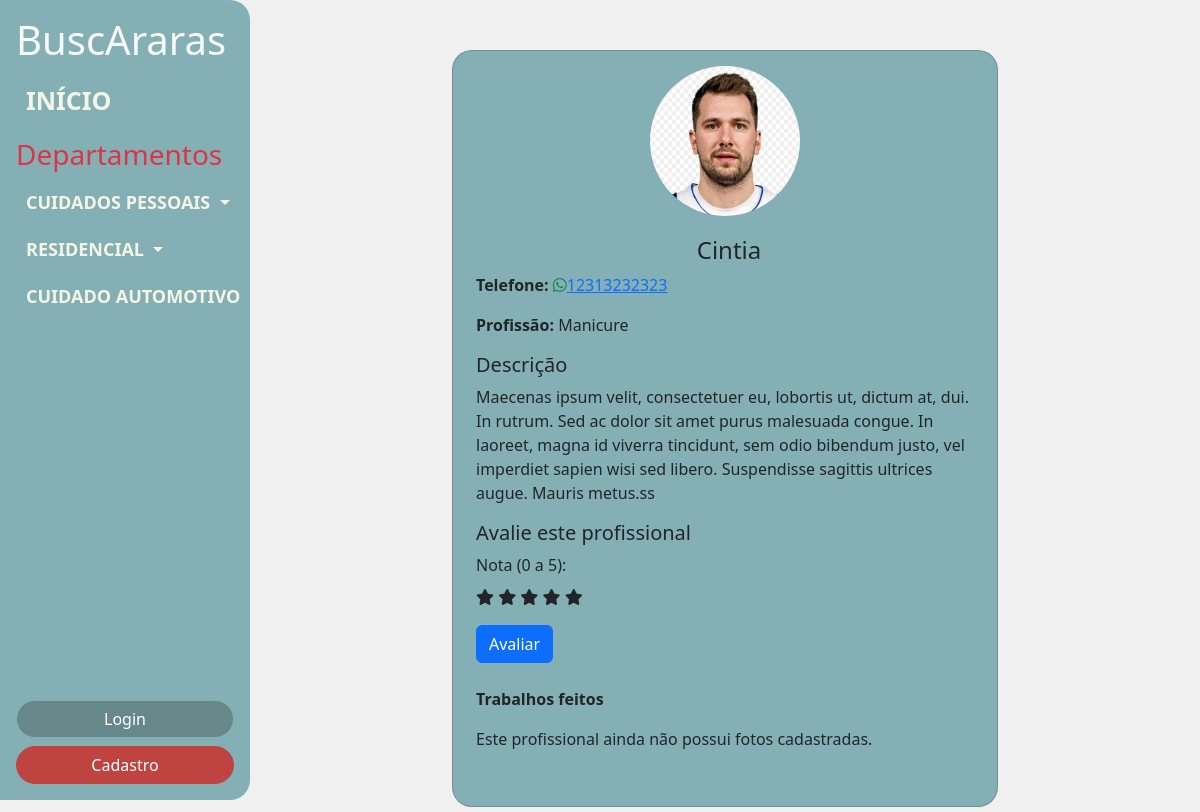
Screenshot of /buscararas/perfilunico.php?id=15 with the database file from the repository.
### tables this page shows
CREATE TABLE `profissional` (
  `id_profissional` int(11) NOT NULL,
  `nome_profissional` varchar(50) NOT NULL,
  `senha_profissional` varchar(255) NOT NULL,
  `descricao_profissional` text DEFAULT NULL,
  `email_profissional` varchar(50) NOT NULL,
  `tel_profissional` varchar(11) NOT NULL,
  `ranking_profissional` int(11) NOT NULL,
  `fk_departamentos_id_area` int(11) NOT NULL,
  `fk_profissoes_id_profissao` int(11) NOT NULL
);

CREATE TABLE `profissoes` (
  `id_profissao` int(11) NOT NULL,
  `nome_profissao` varchar(60) NOT NULL,
  `fk_departamentos_id_area` int(11) NOT NULL
);

### buscararas/perfilunico.php (the view, shortened to what this page needs)
<?php
include 'db.php';
$profissionalId = $_GET['id'];
try {
    $query = "SELECT * FROM profissional WHERE id_profissional = :id_profissional";
    $stmt = $conn->prepare($query);
    $stmt->bindParam(':id_profissional', $profissionalId, PDO::PARAM_INT);
    $stmt->execute();
    $profissional = $stmt->fetch(PDO::FETCH_ASSOC);
    $usuarioIp = $_SERVER['REMOTE_ADDR'];
    $avaliacaoQuery = "SELECT * FROM avaliacao WHERE fk_profissional_id_profissional = :id_profissional AND usuario_ip = :usuario_ip";
    $avaliacaoStmt = $conn->prepare($avaliacaoQuery);
    $avaliacaoStmt->bindParam(':id_profissional', $profissionalId, PDO::PARAM_INT);
    $avaliacaoStmt->bindParam(':usuario_ip', $usuarioIp, PDO::PARAM_STR);
    $avaliacaoStmt->execute();
    $avaliacaoExistente = $avaliacaoStmt->fetch(PDO::FETCH_ASSOC);
} catch (PDOException $e) {
    echo "<p class='text-danger'>Ocorreu um erro ao buscar o profissional. Por favor, tente novamente mais tarde.</p>";
    exit;
}
$sql_fotos = "SELECT caminho_foto FROM fotos_profissionais WHERE fk_profissional_id_profissional = :id_profissional";
$stmt_fotos = $conn->prepare($sql_fotos);
$stmt_fotos->bindParam(':id_profissional', $profissionalId, PDO::PARAM_INT);
$stmt_fotos->execute();
$fotos_profissional = $stmt_fotos->fetchAll(PDO::FETCH_ASSOC);
?>
<!DOCTYPE html>
<html lang="pt-br">
<head>
    <link href="https://cdn.jsdelivr.net/npm/bootstrap@5.3.3/dist/css/bootstrap.min.css" rel="stylesheet">
    <link rel="stylesheet" href="css/style.css" type="text/css">
    <link rel="stylesheet" href="https://cdnjs.cloudflare.com/ajax/libs/font-awesome/6.0.0-beta3/css/all.min.css">
</head>
<body>
<?php include 'includes/sidebar.php'; ?>
<div class="content d-flex flex-column align-items-center flex-grow-1">
    <div class="card form-card w-150 p-8 perfil-container">
        <div class="row align-items-center-perfil mb-4">
            <div class="col-md-6 text-center">
                <img src="img/luka.jpg" alt="Foto do Profissional" class="img-fluid rounded-circle perfil-photo">
            </div>
            <div class="col-md-8 perfil-info">
                <h4 class="text-center"><?php echo htmlspecialchars($profissional['nome_profissional']); ?></h4>
                <p><strong>Telefone:</strong>
                    <a href="https://wa.me/55<?php echo htmlspecialchars($profissional['tel_profissional']);?>" target="_blank">
                        <i class="fab fa-whatsapp text-success"></i><?php echo htmlspecialchars($profissional['tel_profissional']);?>
                    </a>
                </p>
                <p><strong>Profissão:</strong>
                    <?php
                    try {
                        $profQuery = "SELECT nome_profissao FROM profissoes WHERE id_profissao = :id_profissao";
                        $profStmt = $conn->prepare($profQuery);
                        $profStmt->bindParam(':id_profissao', $profissional['fk_profissoes_id_profissao'], PDO::PARAM_INT);
                        $profStmt->execute();
                        $profissao = $profStmt->fetch(PDO::FETCH_ASSOC);
                        echo htmlspecialchars($profissao['nome_profissao']);
                    } catch (PDOException $e) {
                        echo "<p class='text-danger'>Erro ao buscar profissão</p>";
                    }
                    ?>
                </p>
                <h5>Descrição</h5>
                <p><?php echo htmlspecialchars($profissional['descricao_profissional']); ?></p>
                <h5>Avalie este profissional</h5>
                <?php if ($avaliacaoExistente): ?>
                    <p class="text-warning">Você já avaliou este profissional com <?php echo htmlspecialchars($avaliacaoExistente['estrelas_avaliacao']); ?> estrelas.</p>
                    <form method="POST" action="avaliar.php">
                        <input type="hidden" name="id_profissional" value="<?php echo htmlspecialchars($profissional['id_profissional']); ?>">
                        <input type="hidden" name="usuario_ip" value="<?php echo htmlspecialchars($usuarioIp); ?>">
                        <div class="mb-3">
                            <label for="nota" class="form-label">Estrelas (0 a 5):</label>
                            <div id="avaliacao" class="star-rating">
                                <?php for ($i = 1; $i <= 5; $i++): ?>
                                    <i class="fa fa-star <?php echo ($i <= $avaliacaoExistente['estrelas_avaliacao']) ? 'text-warning' : ''; ?>" data-value="<?php echo $i; ?>"></i>
                                <?php endfor; ?>
                            </div>
                            <input type="hidden" name="estrelas" id="estrelas" value="<?php echo htmlspecialchars($avaliacaoExistente['estrelas_avaliacao']); ?>">
                        </div>
                        <button type="submit" class="btn btn-primary">Atualizar Avaliação</button>
                    </form>
                <?php else: ?>
                    <form method="POST" action="avaliar.php">
                        <div class="mb-3">
                            <label for="nota" class="form-label">Nota (0 a 5):</label>
                            <div id="avaliacao" class="star-rating">
                                <?php for ($i = 1; $i <= 5; $i++): ?>
                                    <i class="fa fa-star" data-value="<?php echo $i; ?>" onclick="setRating(<?php echo $i; ?>)"></i>
                                <?php endfor; ?>
                            </div>
                        </div>
                        <button type="submit" class="btn btn-primary">Avaliar</button>
                    </form>
                <?php endif; ?>
                <br>
                <p><strong>Trabalhos feitos</strong></p>
<?php if (!empty($fotos_profissional)): ?>
    <div class="fotos-profissionais">
        <div id="fotoCarousel" class="carousel slide" data-bs-ride="carousel">
            <div class="carousel-inner" style="text-align: center;">
                <?php $first = true; ?>
                <?php foreach ($fotos_profissional as $foto): ?>
                    <div class="carousel-item <?php echo $first ? 'active' : ''; ?>">
                        <img src="<?php echo htmlspecialchars($foto['caminho_foto']); ?>" alt="Foto do profissional" class="img-fluid rounded mb-2" data-bs-toggle="modal" data-bs-target="#fotoModal" data-foto="<?php echo htmlspecialchars($foto['caminho_foto']); ?>">
                    </div>
                    <?php $first = false; ?>
                <?php endforeach; ?>
            </div>
                            <div class="carousel-indicators">
                                <?php $first = true; ?>
                                <?php foreach ($fotos_profissional as $index => $foto): ?>
                                    <button type="button" data-bs-target="#fotoCarousel" data-bs-slide-to="<?php echo $index; ?>" class="<?php echo $first ? 'active' : ''; ?>" aria-current="true" aria-label="Slide <?php echo $index + 1; ?>"></button>
                                    <?php $first = false; ?>
                                <?php endforeach; ?>
                            </div>
                            <button class="carousel-control-prev" type="button" data-bs-target="#fotoCarousel" data-bs-slide="prev">
                                <span class="carousel-control-prev-icon" aria-hidden="true"></span>
                                <span class="visually-hidden">Previous</span>
                            </button>
                            <button class="carousel-control-next" type="button" data-bs-target="#fotoCarousel" data-bs-slide="next">
                                <span class="carousel-control-next-icon" aria-hidden="true"></span>
                                <span class="visually-hidden">Next</span>
                            </button>
                        </div>
                        <div id="fotoThumbnails" class="d-flex justify-content-center mt-3">
                            <?php foreach ($fotos_profissional as $index => $foto): ?>
                                <div class="thumbnail-item">
                                    <img src="<?php echo htmlspecialchars($foto['caminho_foto']); ?>" class="img-thumbnail" data-bs-target="#fotoCarousel" data-bs-slide-to="<?php echo $index; ?>" alt="Miniatura da foto" style="cursor: pointer; width: 100px; height: 100px; object-fit: cover;">
                                </div>
                            <?php endforeach; ?>
                                    </div>
                                </div>
                            <?php else: ?>
                                <p>Este profissional ainda não possui fotos cadastradas.</p>
                            <?php endif; ?>
                                </div>
                    </div>
                    </div>
                </div>
</body>
</html>

### buscararas/css/style.css (style rules this page uses)
.sidebar, .content, .dropdown-item, .profile-container { cursor: default; }
html, body { margin: 0; padding: 0; height: 100%; overflow-x: hidden; }
body { background-color: #f0f0f0; height: 100%; overflow: auto; }
.content { flex: 1; display: flex; flex-direction: column; align-items: center; gap: 20px; margin-left: 200px; width: calc(100% - 200px); }
.form-card { background-color: #84B0B5; border-radius: 20px; padding: 15px; width: 80%; max-width: 450px; }
.content { margin-left: 250px; padding: 20px; width: calc(100% - 250px); overflow-y: auto; }
.row.align-items-center-perfil { display: flex; flex-direction: row; align-items: center; }
.row.align-items-center-perfil { display: flex; align-items: center; justify-content: center; flex-wrap: wrap; }
.perfil-container { display: flex; flex-direction: column; align-items: center; background-color: #84B0B5; border-radius: 20px; padding: 15px; width: 60%; max-width: 1000px; margin-top: 30px; }
.perfil-photo { background-color: #D8D8D8; border-radius: 50%; height: 150px; width: 150px; margin-bottom: 20px; }
.perfil-info { padding-left: 20px; text-align: left; flex-grow: 1; }

### rows the page displays
profissional: nome_profissional "Cintia", tel_profissional "12313232323", descricao_profissional "Maecenas ipsum velit, consectetuer eu, lobortis ut, dictum at, dui. In rutrum. Sed ac dolor sit amet purus malesuada congue. In laoreet, magna id viverra tincidunt, sem odio bibendum justo, vel imperdiet sapien wisi sed libero. Suspendisse sagittis ultrices augue. Mauris metus.ss"
profissoes: nome_profissao "Manicure"

### other values shown
$area "CUIDADOS PESSOAIS"
$area "RESIDENCIAL"
$area "CUIDADO AUTOMOTIVO"
